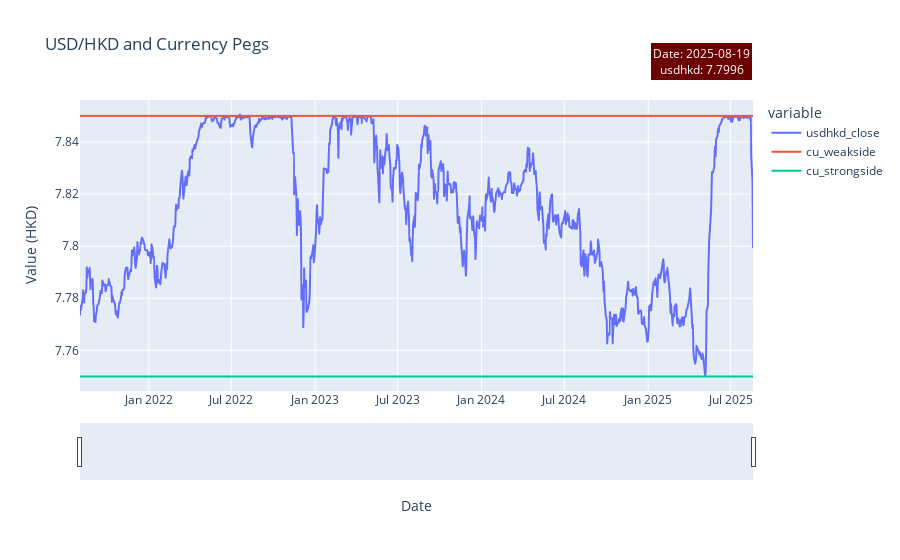

The notebook cell saved with this chart:
### Code cell
cu_fig = px.line(cu_df,
             x='end_of_date', y=['usdhkd_close', 'cu_weakside', 'cu_strongside'],
             title='USD/HKD and Currency Pegs',
             labels={'end_of_date': 'Date', 'value': 'Value (HKD)'},
             )


last_date = cu_df['end_of_date'].iloc[0]
last_usdhkd_close = round(cu_df['usdhkd_close'].iloc[0],4)

cu_fig.add_annotation(
    text=f"Date: {last_date.strftime('%Y-%m-%d')}<br>usdhkd: {last_usdhkd_close}",
    xref="paper", yref="paper",
    x=1, y=1.2, 
    showarrow=False,
    bgcolor="rgba(108, 1, 2, 1)",
    borderwidth=2,
    font=dict(size=12, color="white")
)

cu_fig.update_layout(
    xaxis_rangeslider_visible=True,
)

cu_fig.show()

### Figure 1 — Plotly figure (JSON) as saved in the notebook; plotly's stock layout.template omitted (floating-point values rounded to 4 significant figures; data arrays with more than 128 entries replaced by an {"elided": "..."} marker saying what was removed)
{"data": [{"hovertemplate": "variable=usdhkd_close<br>Date=%{x}<br>Value (HKD)=%{y}<extra></extra>", "legendgroup": "usdhkd_close", "line": {"color": "#636efa", "dash": "solid"}, "marker": {"symbol": "circle"}, "mode": "lines", "name": "usdhkd_close", "showlegend": true, "type": "scattergl", "x": {"elided": "999 str values"}, "xaxis": "x", "y": {"elided": "999 float values"}, "yaxis": "y"}, {"hovertemplate": "variable=cu_weakside<br>Date=%{x}<br>Value (HKD)=%{y}<extra></extra>", "legendgroup": "cu_weakside", "line": {"color": "#EF553B", "dash": "solid"}, "marker": {"symbol": "circle"}, "mode": "lines", "name": "cu_weakside", "showlegend": true, "type": "scattergl", "x": {"elided": "999 str values"}, "xaxis": "x", "y": {"elided": "999 float values"}, "yaxis": "y"}, {"hovertemplate": "variable=cu_strongside<br>Date=%{x}<br>Value (HKD)=%{y}<extra></extra>", "legendgroup": "cu_strongside", "line": {"color": "#00cc96", "dash": "solid"}, "marker": {"symbol": "circle"}, "mode": "lines", "name": "cu_strongside", "showlegend": true, "type": "scattergl", "x": {"elided": "999 str values"}, "xaxis": "x", "y": {"elided": "999 float values"}, "yaxis": "y"}], "layout": {"annotations": [{"bgcolor": "rgba(108, 1, 2, 1)", "borderwidth": 2, "font": {"color": "white", "size": 12}, "showarrow": false, "text": "Date: 2025-08-19<br>usdhkd: 7.7996", "x": 1, "xref": "paper", "y": 1.2, "yref": "paper"}], "legend": {"title": {"text": "variable"}, "tracegroupgap": 0}, "title": {"text": "USD/HKD and Currency Pegs"}, "xaxis": {"anchor": "y", "domain": [0, 1], "rangeslider": {"visible": true}, "title": {"text": "Date"}}, "yaxis": {"anchor": "x", "domain": [0, 1], "title": {"text": "Value (HKD)"}}}}
